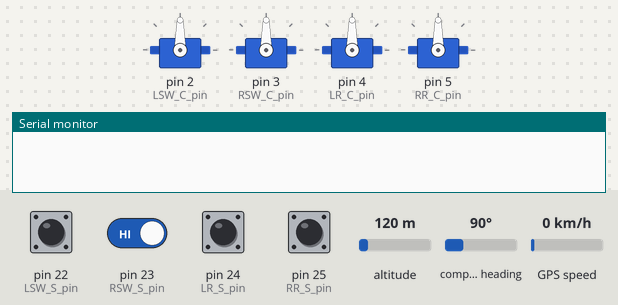
The sketch below on a simulated Arduino Mega 2560, built with avr-gcc and run on an emulated ATmega2560. On the bench: 4 × servo, the last lines printed to the serial monitor. The inputs (shaded band) are chosen by the test bench; at power-on: pin 22 (LSW_S_pin), pin 23 (RSW_S_pin), pin 24 (LR_S_pin), pin 25 (RR_S_pin) HIGH, altitude 120 m, compass heading 90°, GPS speed 0 km/h. The GPS gets a fix after 3 s at 37.7749, -122.4194 with 8 satellites.

Above: at 1.2 s.
1.3 s: pin 22 (LSW_S_pin) pulled LOW for 0.15 s
At 1.4 s:
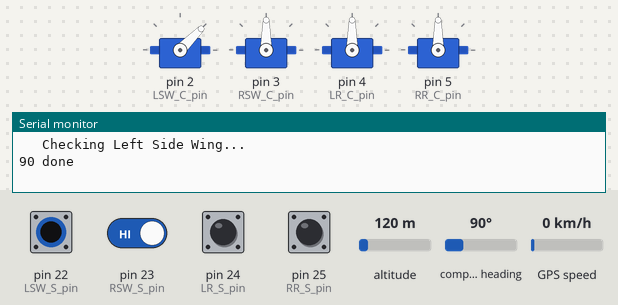
7.3 s: pin 22 (LSW_S_pin) driven LOW and pin 23 (RSW_S_pin) driven LOW
At 13.79 s:
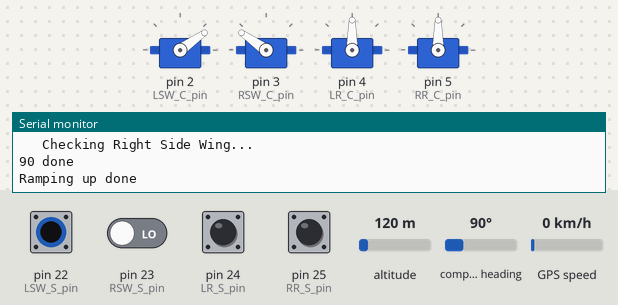
16.3 s: pin 22 (LSW_S_pin) driven HIGH
At 17.96 s:
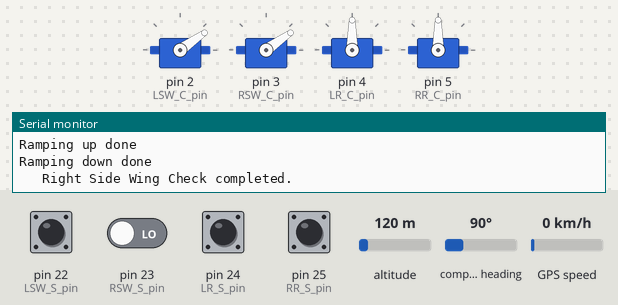
Timing chart, 0 to 25.3 s (numbered marks = the images above; inputs shaded):
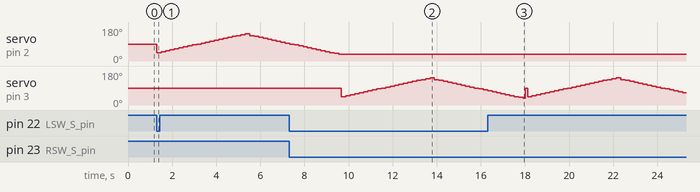

The sketch:

Switch_JIG_2.ino
```cpp
/* SWITCH JIG code */

#include <Servo.h>
#include <TinyGPS++.h>
#include <OneWire.h>
#include <DallasTemperature.h>


/* Defining the Digital pins for the Switches */

#define LSW_S_pin  22  /* Left side wing control switch  */
#define RSW_S_pin  23  /* Right side wing control switch */
#define LR_S_pin   24  /* Left Rudder control switch     */
#define RR_S_pin   25  /* Right Rudder control switch    */
#define LVA_S_pin  26  /* Left VTOL arm control switch   */
#define RVA_S_pin  27  /* Right VTOL arm control switch  */

/* Defining the signal pins of the motors */

#define LSW_C_pin  2        /* Left side wing                 */
#define RSW_C_pin  3        /* Right side wing                */
#define LR_C_pin   4        /* Left Rudder                    */
#define RR_C_pin   5        /* Right Rudder                   */
#define LVA_C_pin1 6        /* Left VTOL arm Motor 1          */
#define LVA_C_pin2 7        /* Left VTOL arm Motor 2          */
#define RVA_C_pin1 8        /* Right VTOL arm Motor 1         */
#define RVA_C_pin2 9        /* Right VTOL arm Motor 2         */
#define LVA_LR_pin 10       /* Left Rudder signal through LVA */
#define RVA_RR_pin 11       /* Right Rudder signal through RVA*/

/* Private variables */

//int angle = 0;
int i = 0, j ;

/* Creating classes for servo and motor check */

class ServoMotor
{
  Servo servo;                     // the servo
  int k ;
  int angle;                       // current servo angleition
  int increment;                   // increment to move for each interval
  int  updateInterval_1 = 200;        // interval between updates
  int  updateInterval_2 = 1000;
  int  updateInterval_3 = 2000;
  int  updateInterval_4 = 3000;
  int  updateInterval_5 = 4000;
  unsigned long lastUpdate_1 = 0;        // last update of angleition
  unsigned long lastUpdate_2 = 0;
  unsigned long lastUpdate_3 = 0;
  unsigned long lastUpdate_4 = 0;
  unsigned long lastUpdate_5 = 0;

public:
  ServoMotor()
  {
    //increment = 5;
  }

  void Attach(int pin)
  {
    servo.attach(pin);
  }

  void Detach()
  {
    servo.detach();
  }

  void Update()
  {
   // k = 1;
    for(j = 0 ; j < 3 ; j++)
    {
    int L=0;
    switch(L)
    {
      case 0 :
      if((millis() - lastUpdate_2) > updateInterval_2)  // time to update
      {
        lastUpdate_2 = millis();
        //angle += increment;
        servo.write(90);
        Serial.println("90 done");
        L=1;
      }
      break;

      case 1:
      if((millis() - lastUpdate_2) > updateInterval_2)  // time to update
      {
        lastUpdate_2 = millis();
        //angle += increment;
        servo.write(140);
        Serial.println("140 done");
        L=2;
      }
      break;

      case 2:
      if((millis() - lastUpdate_2) > updateInterval_2)  // time to update
      {
        lastUpdate_2 = millis();
        //angle += increment;
        servo.write(90);
        Serial.println("90 done");
        L = 3;
      }

      break;

      case 3:
      if((millis() - lastUpdate_2) > updateInterval_2)  // time to update
      {
        lastUpdate_2 = millis();
        //angle += increment;
        servo.write(40);
        Serial.println("40 done");
        L=0;
      }

      break;
    }
//    if((millis() - lastUpdate_2) > updateInterval_2)  // time to update
//      {
//        lastUpdate_2 = millis();
//        //angle += increment;
//        servo.write(90);
//        Serial.println("90 done");
//      }
//    if((millis() - lastUpdate_3) > updateInterval_3)  // time to update
//      {
//        lastUpdate_3 = millis();
//        //angle += increment;
//        servo.write(140);
//        Serial.println("140 done");
//      }
//    if((millis() - lastUpdate_4) > updateInterval_4)  // time to update
//      {
//        lastUpdate_4 = millis();
//        //angle += increment;
//        servo.write(90);
//        Serial.println("90 done");
//      }
//    if((millis() - lastUpdate_5) > updateInterval_5)  // time to update
//      {
//        lastUpdate_5 = millis();
//        //angle += increment;
//        servo.write(40);
//        Serial.println("40 done");
//      }
   // }
    }
//    k = 2;
//    if(k == 2)
//    {
    for (angle = 40; angle <= 140;)// angle += 5)
    {
      if((millis() - lastUpdate_1) > updateInterval_1)  // time to update
      {
        lastUpdate_1 = millis();
        angle += 5;
        servo.write(angle);
        //Serial.println(angle);
        if ((angle >= 180) || (angle <= 0)) // end of sweep
        {
          // reverse direction
          increment = -increment;
        }
      }
    }
    Serial.println("Ramping up done");
    for (angle = 140; angle >= 40;)// angle -= 5)
    {
      if((millis() - lastUpdate_1) > updateInterval_1)  // time to update
      {
        lastUpdate_1 = millis();
        angle -= 5;
        servo.write(angle);
        //Serial.println(angle);
        if ((angle >= 180) || (angle <= 0)) // end of sweep
        {
          // reverse direction
          increment = -increment;
        }
      }
    }
    Serial.println("Ramping down done");
   // }
  }
};

ServoMotor LSW;
ServoMotor RSW;
ServoMotor LR;
ServoMotor RR;
TinyGPSPlus GPS_LW;
TinyGPSPlus GPS_RW;

void setup()
{
  Serial.begin(9600);
  Serial1.begin(115200);     // For GPS Testing on LW :: Connect Rx on 18 and Tx on 19
  Serial2.begin(115200);     // For GPS Testing on RW :: Connect Rx on 17 and Tx on 16

  pinMode( LSW_S_pin , INPUT_PULLUP);
  pinMode( RSW_S_pin , INPUT_PULLUP);
  pinMode( LR_S_pin ,  INPUT_PULLUP);
  pinMode( RR_S_pin ,  INPUT_PULLUP);
  pinMode( LVA_S_pin , INPUT_PULLUP);
  pinMode( RVA_S_pin , INPUT_PULLUP);

  LSW.Attach(LSW_C_pin);
  RSW.Attach(RSW_C_pin);
  LR.Attach(LR_C_pin);
  RR.Attach(RR_C_pin);

}

void GPSCheck(TinyGPSPlus checkGPS, int m)
{
  TinyGPSPlus gps = checkGPS;
  int n;
  n = m;
  if(n == 1)
  {
  while (Serial1.available() > 0)
  if (gps.encode(Serial1.read()))
  Serial.print(F("\t Location: "));
  if (gps.location.isValid())
  {
    Serial.print(gps.location.lat(), 6);
    Serial.print(F(","));
    Serial.print(gps.location.lng(), 6);
  }
  else
  {
    Serial.print(F("\t INVALID \n"));
  }

  Serial.println();
  if (millis() > 5000 && gps.charsProcessed() < 10)
  {
    Serial.print(F("\t No GPS detected: check wiring..."));
    //while (true);
  }
  }
   if(n == 2)
  {
  while (Serial2.available() > 0)
  if (gps.encode(Serial2.read()))
  Serial.print(F("\t Location: "));
  if (gps.location.isValid())
  {
    Serial.print(gps.location.lat(), 6);
    Serial.print(F(","));
    Serial.print(gps.location.lng(), 6);
  }
  else
  {
    Serial.print(F("\t INVALID"));
  }

  Serial.println();
  if (millis() > 5000 && gps.charsProcessed() < 10)
  {
    Serial.println(F("\t No GPS detected: check wiring..."));
    //while (true);
  }
  }
}

void loop()
{
  while(1)
  {
  if (digitalRead(LSW_S_pin) == 0)
  {
    Serial.println("");
    Serial.println("\t Checking Left Side Wing...");
    //ServoCheck(LSW);
    LSW.Update();
    Serial.println("\t Left Side Wing Check completed.");
    Serial.println("\t Checking for GPS ");
    GPSCheck(GPS_LW , 1);
    Serial.println("\t GPS check Completed");
  }
  if (digitalRead(RSW_S_pin) == 0)
  {
    Serial.println("");
    Serial.println("\t Checking Right Side Wing...");
//    ServoCheck(RSW);
    RSW.Update();
    Serial.println("\t Right Side Wing Check completed.");
    Serial.println("\t Checking for GPS ");
    GPSCheck(GPS_RW , 2);
    Serial.println("\t GPS check Completed");
  }
  if (digitalRead(LR_S_pin) == 0)
  {
//    Serial.println("");
//    Serial.println("\t Checking Left Rudder...");
//    ServoCheck(LR);
    LR.Update();
//    Serial.println("\t Left Rudder Check completed.");
  }
  if (digitalRead(RR_S_pin) == 0)
  {
//    Serial.println("");
//    Serial.println("\t Checking Right Rudder...");
//    ServoCheck(RR);
    RR.Update();
//    Serial.println("\t Right Rudder Check completed.");
  }
//  if (digitalRead(LVA_S_pin) == 0)
//  {
//    Serial.println("");
//    Serial.println("\t Checking Left VTOL arm...");
//    Serial.println("\t Checking Motor 1");
//    MotorCheck(LVAM1);
//    Serial.println("\t Checking Motor 2");
//    MotorCheck(LVAM2);
////    Serial.println("\t Checking Left Rudder through LVA...");
////    ServoCheck(LVAM0);
////    Serial.println("\t Left Rudder Check completed.");
//    Serial.println("\t Left VTOL arm Check completed.");
//  }
//  if (digitalRead(RVA_S_pin) == 0)
//  {
//    Serial.println("");
//    Serial.println("\t Checking Right VTOL arm...");
//    Serial.println("\t Checking Motor 1");
//    MotorCheck(RVAM1);
//    Serial.println("\t Checking Motor 2");
//    MotorCheck(RVAM2);
////    Serial.println("\t Checking Right Rudder through RVA...");
////    ServoCheck(RVAM0);
////    Serial.println("\t Right Rudder Check completed.");
//    Serial.println("\t Right VTOL arm Check completed.");
//  }
//  else
//  {
//    Serial.println("");
//    Serial.println("\t Nothing is turned ON");
//  }
//  }
}
}
```

Measured:
- after the input at 1.3 s, servo on pin 2 (LSW_C_pin): 90° → 45° at once, → 50° 0.20 s later, → 55° 0.20 s later, → 60° 0.20 s later, … (30 changes in this stretch)
- after the input at 7.3 s, servo on pin 3 (RSW_C_pin): 90° → 45° after 2.4 s, → 50° 0.20 s later, → 55° 0.20 s later, → 60° 0.20 s later, … (33 changes in this stretch)
- after the input at 16.3 s, servo on pin 2 (LSW_C_pin): stops changing and stays 35°
